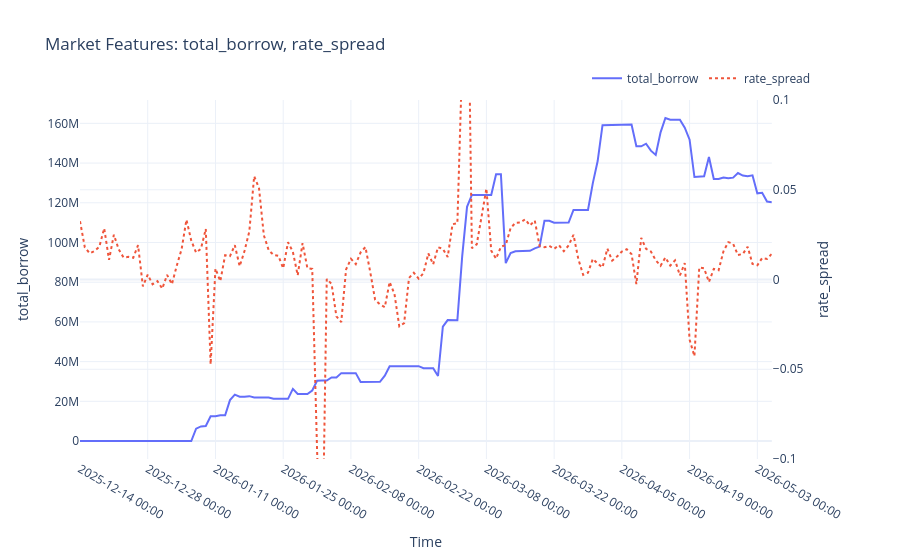

The code cell stored with this chart in its notebook:
### Code cell
plot_market_features(
    daily_market_features,
    fields=["total_borrow", "rate_spread"],
    y_ranges={
        "apy": [0,0.1],
        "borrow_rate": [0,0.1],
        "rate_spread": [-0.1,0.1]
    }
)

### Figure 1 — Plotly figure (JSON) as saved in the notebook; plotly's stock layout.template omitted (floating-point values rounded to 4 significant figures; data arrays with more than 128 entries replaced by an {"elided": "..."} marker saying what was removed)
{"data": [{"line": {"color": "#636EFA", "width": 2}, "mode": "lines", "name": "total_borrow", "type": "scatter", "x": {"elided": "144 str values"}, "xaxis": "x", "y": {"elided": "144 float values"}, "yaxis": "y"}, {"line": {"color": "#EF553B", "dash": "dot", "width": 2}, "mode": "lines", "name": "rate_spread", "type": "scatter", "x": {"elided": "144 str values"}, "xaxis": "x", "y": {"elided": "144 float values"}, "yaxis": "y2"}], "layout": {"hovermode": "x unified", "legend": {"orientation": "h", "x": 1, "xanchor": "right", "y": 1.02, "yanchor": "bottom"}, "title": {"text": "Market Features: total_borrow, rate_spread"}, "xaxis": {"anchor": "y", "domain": [0, 0.94], "tickformat": "%Y-%m-%d %H:%M", "title": {"text": "Time"}}, "yaxis": {"anchor": "x", "domain": [0, 1], "title": {"text": "total_borrow"}}, "yaxis2": {"anchor": "x", "overlaying": "y", "range": [-0.1, 0.1], "side": "right", "title": {"text": "rate_spread"}}}}
